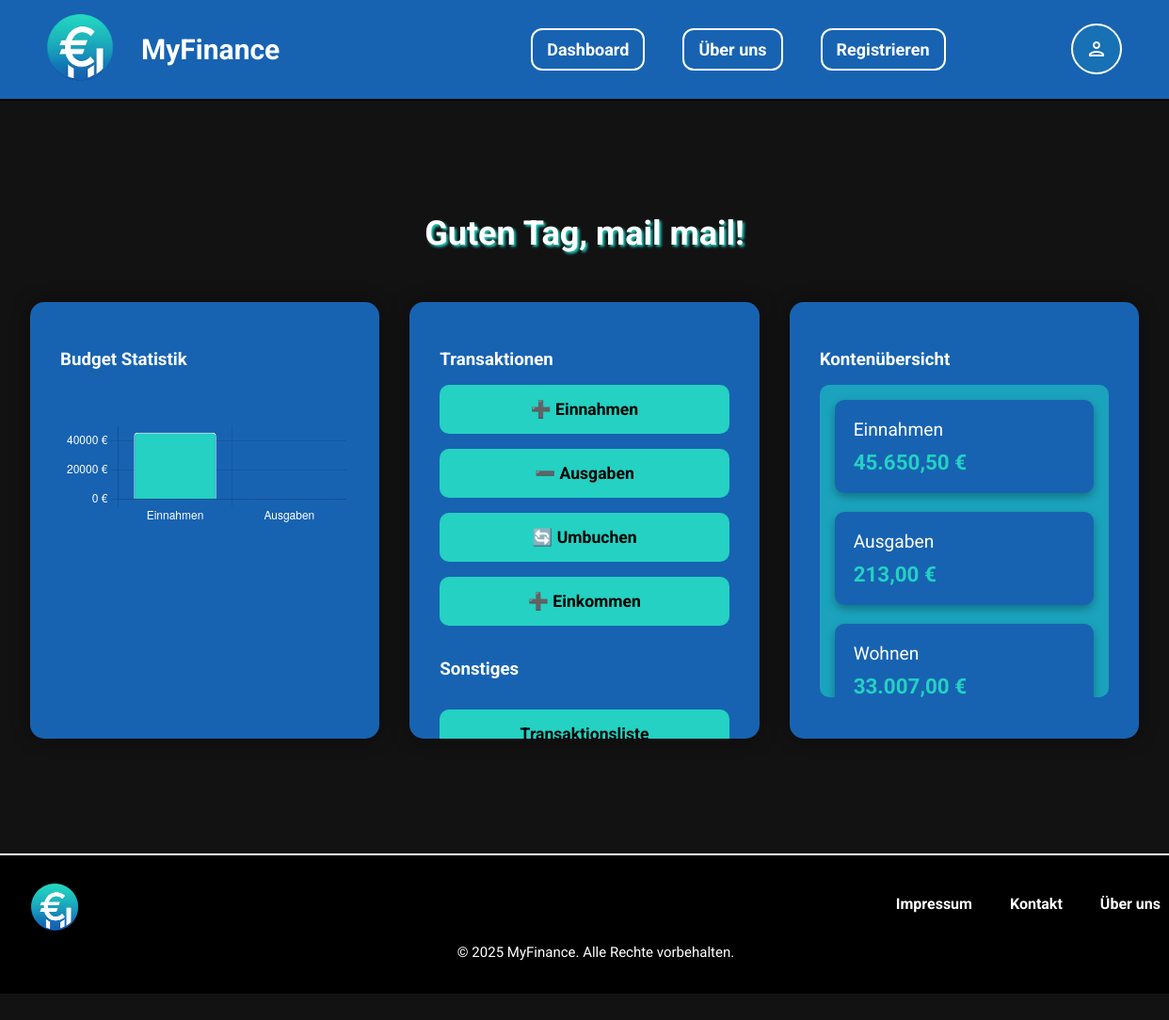
/dashboard.php (signed in), run on the app's committed database.
### tables this page shows
CREATE TABLE `user` (
  `uid` int(11) NOT NULL,
  `vorname` varchar(50) NOT NULL,
  `nachname` varchar(50) NOT NULL,
  `email` varchar(150) NOT NULL,
  `passwort` varchar(255) NOT NULL
);

CREATE TABLE `konto` (
  `kid` int(11) NOT NULL,
  `knr` int(3) UNSIGNED ZEROFILL NOT NULL,
  `bezeichnung` varchar(150) NOT NULL,
  `kontostand` decimal(10,2) NOT NULL,
  `uid` int(11) NOT NULL
);

### kontenliste.php (the view, shortened to what this page needs)
<?php
include('misc/dbConnection.php');
?>
  <div class="konto-container">
    <?php
    $stmt = $pdo->prepare('SELECT knr, bezeichnung, kontostand FROM Konto WHERE uid = :uid');
    $stmt->execute([':uid' => $_SESSION['user_id']]);
    $konten = $stmt->fetchAll();
    foreach ($konten as $row):
      $betrag = (float)$row["kontostand"];
      $farbe = $betrag > 0 ? "positive" : ($betrag < 0 ? "negative" : "neutral");
      ?>
      <a class="konto-card" href="konto.php?knr=<?= $row['knr'] ?>">
        <div class="konto-name"><?= htmlspecialchars($row["bezeichnung"]) ?></div>
        <div class="kontostand <?= $farbe ?>"><?= number_format($betrag, 2, ',', '.') ?> €</div>
      </a>
    <?php endforeach; ?>
  </div>
</div>

### dashboard.php (shortened to what this page needs)
<?php
require_once('misc/dbConnection.php');
?>
<!DOCTYPE html>
<html lang="de">
<head>
  <link rel="stylesheet" href="../style.css" />
</head>
<body>
  <header>
    <?php include('header.php'); ?>
  </header>
  <?php
    $stmt = $pdo->prepare('SELECT vorname, nachname FROM user WHERE uid = :uid');
    $stmt->execute([':uid' => $_SESSION['user_id']]);
    $user = $stmt->fetch();
  ?>
  <?php if ($user): ?>
      <h2 class="myf-welcome">Guten Tag, <?= htmlspecialchars($user['vorname']) ?> <?= htmlspecialchars($user['nachname']) ?>!</h2>
  <?php endif; ?>
  <div class="dashboard-container">
    <div class="dashboard-section">
      <h3>Budget Statistik</h3>
      <div class="chart-wrapper">
        <canvas id="balkendiagramm"></canvas>
      </div>
    </div>
    <div class="dashboard-section">
      <h3>Transaktionen</h3>
      <div class="button-grid">
        <a href="../transaction/transactions.php?type=eingang" class="myf-button">➕ Einnahmen</a>
        <a href="../transaction/transactions.php?type=ausgang" class="myf-button">➖ Ausgaben</a>
        <a href="../transaction/transactions.php?type=transfer" class="myf-button">🔄 Umbuchen</a>
        <a href="../einkommen/einkommen.php" class="myf-button">➕ Einkommen</a>
        <h3>Sonstiges</h3>
          <a href="../transaktionenliste.php" class="myf-button">Transaktionsliste</a>
      </div>
    </div>
    <div class="dashboard-section">
      <h3>Kontenübersicht</h3>
      <div class="kontenliste">
        <?php include('kontenliste.php'); ?>
      </div>
    </div>
<script>
    <?php
    $stmt = $pdo->prepare('SELECT knr, kontostand FROM Konto WHERE uid = :uid AND knr = "000"');
    $stmt->execute([':uid' => $_SESSION['user_id']]);
    $einnahmen = $stmt->fetchAll();
    foreach ($einnahmen as $row):
      $betrag_einnahmen = (float) $row['kontostand'];
    endforeach;
    $stmt = $pdo->prepare('SELECT knr, kontostand FROM Konto WHERE uid = :uid AND knr = "999"');
    $stmt->execute([':uid' => $_SESSION['user_id']]);
    $ausgaben = $stmt->fetchAll();
    foreach ($ausgaben as $row):
      $betrag_ausgaben = (float) $row['kontostand'];
    endforeach;
    ?>
    const einnahmen = <?= $betrag_einnahmen; ?>;
    const ausgaben = <?= $betrag_ausgaben; ?>;
    const ctx = document.getElementById('balkendiagramm').getContext('2d');
    const chart = new Chart(ctx, {
        type: 'bar',
        data: {
            labels: ['Einnahmen', 'Ausgaben'],
            datasets: [{
                label: 'Beträge in €',
                data: [einnahmen, ausgaben],
                backgroundColor: [
                    '#24D1C2', // Türkis für Einnahmen
                    '#FF4444'  // Rot für Ausgaben
                ],
                borderColor: '#ffff',
                borderWidth: 1,
                borderRadius: 4
            }]
        },
        options: {
            responsive: true,
            plugins: {
                title: {
                    display: true,
                    color: '#ffff',
                    font: {
                        size: 20,
                        weight: 'bold'
                    }
                },
                legend: {
                    display: false
                }
            },
            scales: {
                y: {
                    beginAtZero: true,
                    ticks: {
                        callback: function(value) {
                            return value + ' €';
                        },
                        color: '#ffff'
                    }
                },
                x: {
                    ticks: {
                        color: '#ffff'
                    }
                }
            }
        }
    });
</script>
  <footer>
    <?php include('footer.php'); ?>
  </footer>
</body>
</html>

### style.css (style rules this page uses)
body { background-color: #121212; color: #FFFFFF; font-family: 'Roboto', sans-serif; margin: 0; padding: 0; overflow-x: hidden; }
.dashboard-container { display: flex; flex-wrap: wrap; gap: 2rem; justify-content: center; padding: 2rem; }
.dashboard-section { background-color: #1763B2; border-radius: 15px; box-shadow: 0 0 20px rgba(0, 0, 0, 0.4); padding: 2rem; flex: 1 1 300px; max-width: 400px; overflow-y: auto; max-height: 400px; }
.dashboard-section h3 { margin-bottom: 1rem; color: #FFFFFF; }
.button-grid { display: flex; flex-direction: column; gap: 1rem; }
.myf-button { background-color: #24D1C2; color: #000000; font-weight: bold; padding: 1rem; border: none; border-radius: 10px; cursor: pointer; font-size: 1.1rem; transition: transform 0.2s ease, box-shadow 0.2s ease; text-align: center; text-decoration: none; }
.kontenliste { max-height: 300px; overflow-y: auto; background: #1BA3BD; border-radius: 10px; padding: 1rem; }
.chart-wrapper { max-width: 300px; margin: 0 auto; }
.konto-container { display: flex; flex-wrap: wrap; gap: 20px; justify-content: center; }
.konto-card { background-color: #1763B2; border-radius: 10px; padding: 20px; width: 280px; box-shadow: 0 4px 10px rgba(0, 0, 0, 0.3); transition: transform 0.2s, box-shadow 0.2s; cursor: pointer; text-decoration: none; color: white; }
.konto-name { font-size: 1.2rem; margin-bottom: 10px; }
.kontostand { font-size: 1.4rem; font-weight: bold; }
.positive { color: #24D1C2; }
.myf-welcome { font-size: 36px; color: #ffffff; margin-bottom: 20px; text-align: center; text-shadow: 2px 2px 3px #24D1C2; }

### data on the page
user: vorname "mail", nachname "mail"
konto: bezeichnung "Einnahmen", kontostand "45.650,50"
konto: bezeichnung "Ausgaben", kontostand "213,00"
konto: bezeichnung "Wohnen", kontostand "33.007,00"

### other printed values
chart data {{ $betrag_einnahmen }} 45650.5
chart data {{ $betrag_ausgaben }} 213
